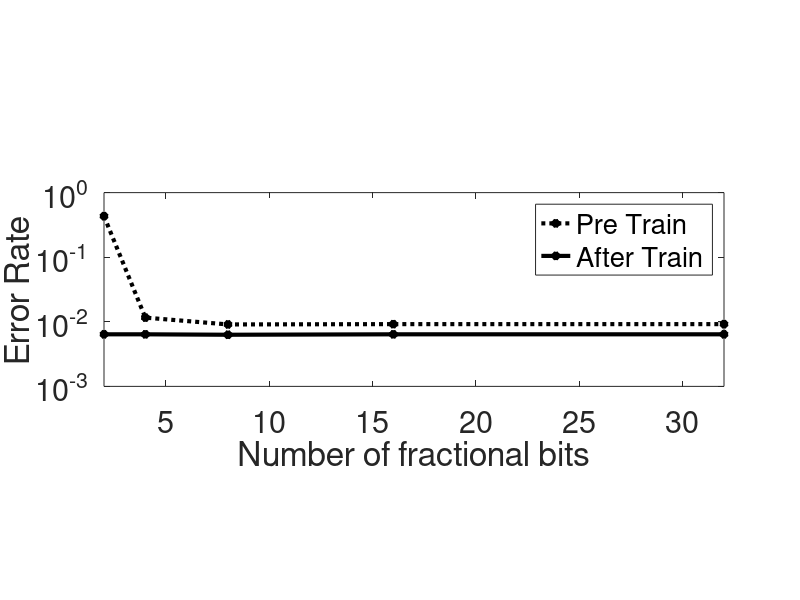

Source code (MATLAB):
nbits = [2, 4, 8, 16, 32]
% nbits = [1, 2, 3, 4, 5, 6]

% pre_train_acc = [0.78920001, 0.82190001, 0.93260014, 0.98160011, 0.99110007, 0.99300015];
% post_train_acc = [0.99360013, 0.99360013, 0.99360013, 0.99360007, 0.99360013, 0.99400008];
% fp_pre_train_acc = [0.1045, 0.16580001, 0.82910001, 0.97539997, 0.99010003, 0.99290001];
% fp_post_train_acc = [0.97970003, 0.98040003, 0.9835, 0.98589998, 0.99250001, 0.9939];
fp_pre_train_acc = 1- [0.56759989, 0.98840022, 0.99090016, 0.99080008, 0.99080014];
fp_post_train_acc = 1 - [0.99360013, 0.99360013, 0.99370015, 0.99360013, 0.99360013,];

figure
% subplot(2,1,1)
plot(nbits,fp_pre_train_acc, '*:black','LineWidth',3);
hold on
plot(nbits,fp_post_train_acc,'*-black','LineWidth',3);
lgd = legend('Pre Train', 'After Train');
set(lgd, 'FontSize', 22);
xlabel('Number of fractional bits','FontSize',22);
ylabel('Error Rate','FontSize',22);
set(gca,'fontsize',22);


x_width=3.25 ;y_width=1.125
set(gcf,'Units','normalized');
set(gcf,'Position',[0 0 x_width y_width]);
set(gca,'XLim',[2 32])
set(gca,'yscale','log')

pbaspect([3.2 1 1])

